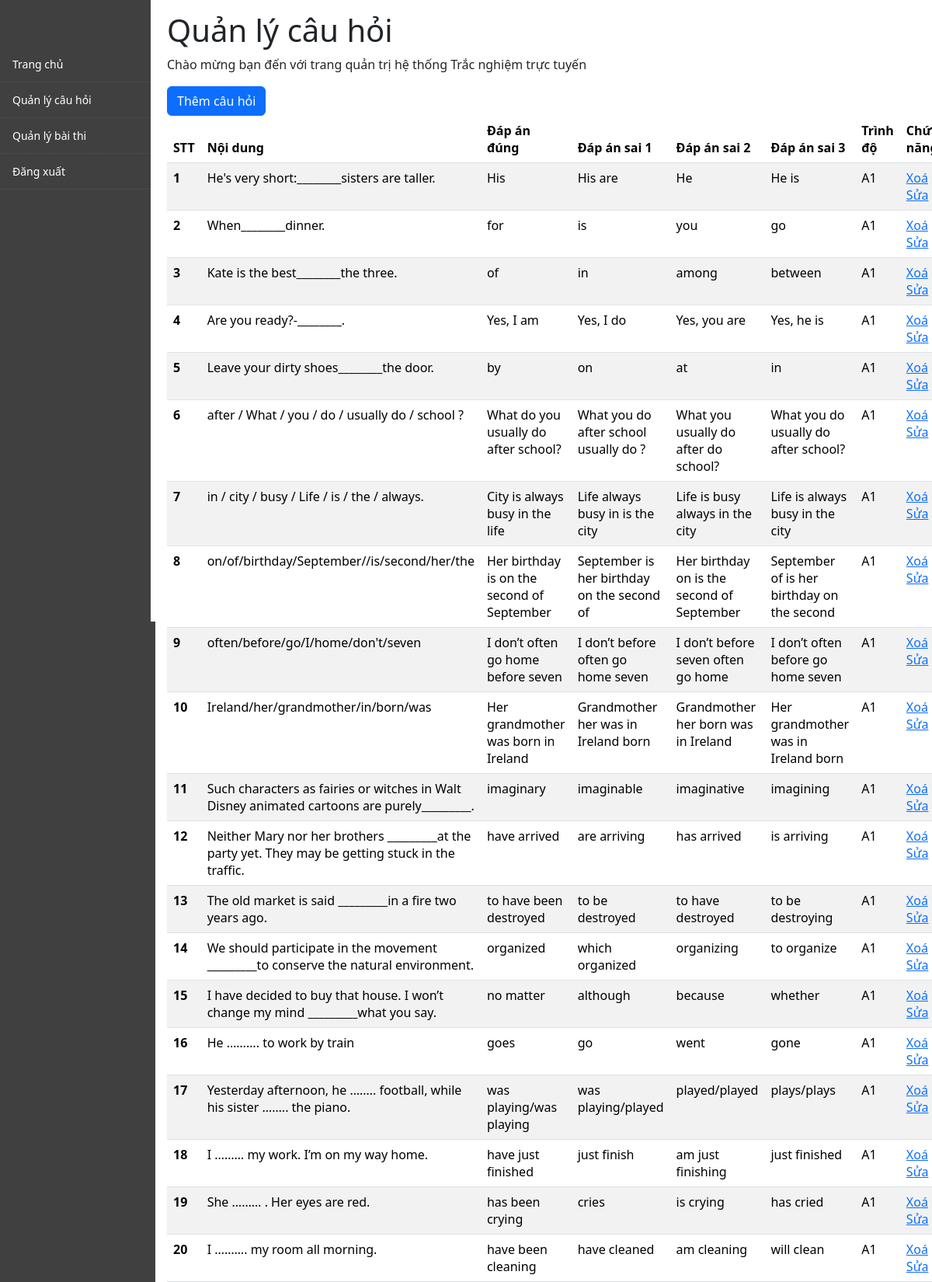
The app's page /Views/admin/quanlycauhoi.php (signed in, upper part) with its own data.
### tables this page shows
CREATE TABLE `cauhoi` (
  `MaCauHoi` int(11) NOT NULL,
  `NoiDung` varchar(255) NOT NULL,
  `DapAnDung` varchar(255) NOT NULL,
  `DapAnSai1` varchar(255) NOT NULL,
  `DapAnSai2` varchar(255) NOT NULL,
  `DapAnSai3` varchar(255) NOT NULL,
  `TrinhDo` varchar(3) NOT NULL
);

### Controller/Connection.php (called while the page is built, shortened)
<?php
class Connection
{
  private $serverName = "localhost";
  private $userName = "root";
  private $password = "";
  private $dbName = "tntienganh";
  public function __construct()
  {
    $this->conn = new PDO("mysql:host=$this->serverName;dbname=$this->dbName", $this->userName, $this->password);
  }
}

### Controller/QuanLyBaiThi.php (called while the page is built, shortened)
<?php
include 'Connection.php';
$connection = new Connection();
function getQuestions()
{
    $sql = "SELECT * FROM cauhoi";
    global $connection;
    $stmt = $connection->conn->prepare($sql);
    $stmt->execute();
    $result = $stmt->fetchAll(PDO::FETCH_ASSOC);
    return $result;
}

### Views/admin/quanlycauhoi.php (the view, shortened to what this page needs)
<?php
include 'header.php';
include '../../Controller/QuanLyBaiThi.php';
$result = getQuestions();
?>
<link href="https://cdn.jsdelivr.net/npm/bootstrap@5.3.3/dist/css/bootstrap.min.css" rel="stylesheet">
<link rel="stylesheet" href="https://cdn.datatables.net/2.0.8/css/dataTables.dataTables.css" />
<link rel="stylesheet" href="https://cdn.datatables.net/1.11.6/css/dataTables.bootstrap5.min.css" />
<div id="content-wrapper">
  <div id="content">
    <h1>Quản lý câu hỏi</h1>
    <p>Chào mừng bạn đến với trang quản trị hệ thống Trắc nghiệm trực tuyến</p>
    <a href="themcauhoi.php" class="btn btn-primary">Thêm câu hỏi</a>
    <table class="table table-striped" id="myTable">
      <thead class="thead-dark">
        <tr>
          <th scope="col">STT</th>
          <th scope="col">Nội dung</th>
          <th scope="col">Đáp án đúng</th>
          <th scope="col">Đáp án sai 1</th>
          <th scope="col">Đáp án sai 2</th>
          <th scope="col">Đáp án sai 3</th>
          <th scope="col">Trình độ</th>
          <th scope="col">Chức năng</th>
        </tr>
      </thead>
      <tbody>
        <?php
        if (is_array($result) && count($result) > 0) {
          $i = 1;
          foreach ($result as $cauhoi) {
        ?>
            <tr>
              <th scope="row"><?php echo $i++; ?></th>
              <td><?php echo htmlspecialchars($cauhoi['NoiDung']); ?></td>
              <td><?php echo htmlspecialchars($cauhoi['DapAnDung']); ?></td>
              <td><?php echo htmlspecialchars($cauhoi['DapAnSai1']); ?></td>
              <td><?php echo htmlspecialchars($cauhoi['DapAnSai2']); ?></td>
              <td><?php echo htmlspecialchars($cauhoi['DapAnSai3']); ?></td>
              <td><?php echo htmlspecialchars($cauhoi['TrinhDo']); ?></td>
              <td>
                <a href="?delete=<?php echo $cauhoi['MaCauHoi']; ?>" onclick="return confirm('Bạn có chắc chắn muốn xoá câu hỏi này không?')">Xoá</a>
                <a href="thaydoicauhoi.php?id=<?php echo $cauhoi['MaCauHoi']; ?>">Sửa</a>
              </td>
            </tr>
        <?php
          }
        } else {
          echo "<tr><td colspan='5'>Không có dữ liệu</td></tr>";
        }
        ?>
      </tbody>
    </table>
  </div>
</div>

### Styles/admin.css (style rules this page uses)
#content-wrapper { margin-left: 200px; background-color: #ffffff; height: max-content; padding: 15px; overflow: auto; margin-top: 0; }

### records on screen
cauhoi: NoiDung "He's very short:________sisters are taller.", DapAnDung "His", DapAnSai1 "His are", DapAnSai2 "He", DapAnSai3 "He is", TrinhDo "A1"
cauhoi: NoiDung "When________dinner.", DapAnDung "for", DapAnSai1 "is", DapAnSai2 "you", DapAnSai3 "go", TrinhDo "A1"
cauhoi: NoiDung "Kate is the best________the three.", DapAnDung "of", DapAnSai1 "in", DapAnSai2 "among", DapAnSai3 "between", TrinhDo "A1"
cauhoi: NoiDung "Are you ready?-________.", DapAnDung "Yes, I am", DapAnSai1 "Yes, I do", DapAnSai2 "Yes, you are", DapAnSai3 "Yes, he is", TrinhDo "A1"
cauhoi: NoiDung "Leave your dirty shoes________the door.", DapAnDung "by", DapAnSai1 "on", DapAnSai2 "at", DapAnSai3 "in", TrinhDo "A1"
cauhoi: NoiDung "after / What / you / do / usually do / school ?", DapAnDung "What do you usually do after school?", DapAnSai1 "What you do after school usually do ?", DapAnSai2 "What you usually do after do school?", DapAnSai3 "What you do usually do after school?", TrinhDo "A1"
cauhoi: NoiDung "in / city / busy / Life / is / the / always.", DapAnDung "City is always busy in the life", DapAnSai1 "Life always busy in is the city", DapAnSai2 "Life is busy always in the city", DapAnSai3 "Life is always busy in the city", TrinhDo "A1"
cauhoi: NoiDung "on/of/birthday/September//is/second/her/the", DapAnDung "Her birthday is on the second of September", DapAnSai1 "September is her birthday on the second of", DapAnSai2 "Her birthday on is the second of September", DapAnSai3 "September of is her birthday on the second", TrinhDo "A1"
cauhoi: NoiDung "often/before/go/I/home/don't/seven", DapAnDung "I don’t often go home before seven", DapAnSai1 "I don’t before often go home seven", DapAnSai2 "I don’t before seven often go home", DapAnSai3 "I don’t often before go home seven", TrinhDo "A1"
cauhoi: NoiDung "Ireland/her/grandmother/in/born/was", DapAnDung "Her grandmother was born in Ireland", DapAnSai1 "Grandmother her was in Ireland born", DapAnSai2 "Grandmother her born was in Ireland", DapAnSai3 "Her grandmother was in Ireland born", TrinhDo "A1"
cauhoi: NoiDung "Such characters as fairies or witches in Walt Disney animated cartoons are purely_________.", DapAnDung "imaginary", DapAnSai1 "imaginable", DapAnSai2 "imaginative", DapAnSai3 "imagining", TrinhDo "A1"
cauhoi: NoiDung "Neither Mary nor her brothers _________at the party yet. They may be getting stuck in the traffic.", DapAnDung "have arrived", DapAnSai1 "are arriving", DapAnSai2 "has arrived", DapAnSai3 "is arriving", TrinhDo "A1"
cauhoi: NoiDung "The old market is said _________in a fire two years ago.", DapAnDung "to have been destroyed", DapAnSai1 "to be destroyed", DapAnSai2 "to have destroyed", DapAnSai3 "to be destroying", TrinhDo "A1"
cauhoi: NoiDung "We should participate in the movement _________to conserve the natural environment.", DapAnDung "organized", DapAnSai1 "which organized", DapAnSai2 "organizing", DapAnSai3 "to organize", TrinhDo "A1"
cauhoi: NoiDung "I have decided to buy that house. I won’t change my mind _________what you say.", DapAnDung "no matter", DapAnSai1 "although", DapAnSai2 "because", DapAnSai3 "whether", TrinhDo "A1"
cauhoi: NoiDung "He ………. to work by train", DapAnDung "goes", DapAnSai1 "go", DapAnSai2 "went", DapAnSai3 "gone", TrinhDo "A1"
cauhoi: NoiDung "Yesterday afternoon, he …….. football, while his sister …….. the piano.", DapAnDung "was playing/was playing", DapAnSai1 "was playing/played", DapAnSai2 "played/played", DapAnSai3 "plays/plays", TrinhDo "A1"
cauhoi: NoiDung "I ……… my work. I’m on my way home.", DapAnDung "have just finished", DapAnSai1 "just finish", DapAnSai2 "am just finishing", DapAnSai3 "just finished", TrinhDo "A1"
cauhoi: NoiDung "She ……… . Her eyes are red.", DapAnDung "has been crying", DapAnSai1 "cries", DapAnSai2 "is crying", DapAnSai3 "has cried", TrinhDo "A1"
cauhoi: NoiDung "I ………. my room all morning.", DapAnDung "have been cleaning", DapAnSai1 "have cleaned", DapAnSai2 "am cleaning", DapAnSai3 "will clean", TrinhDo "A1"
